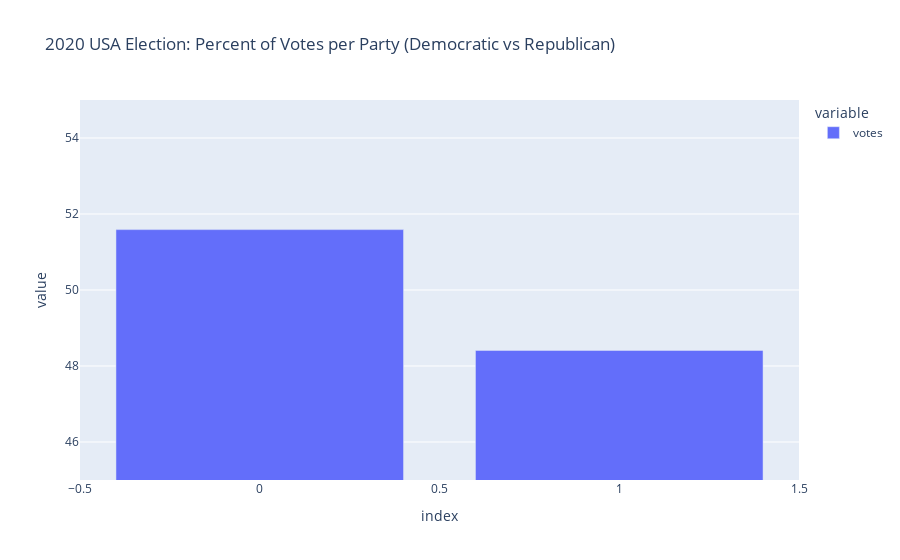

Write notebook code for a chart like this one.
### Code cell
fig4 = px.bar(vote_percentages_democratic_vs_republican_for_entire_country,title='2020 USA Election: Percent of Votes per Party (Democratic vs Republican)')
fig4.update_yaxes(range=[45, 55])
fig4.show()

### Figure 1 — Plotly figure (JSON) as saved in the notebook; plotly's stock layout.template omitted (floating-point values rounded to 4 significant figures)
{"data": [{"alignmentgroup": "True", "hovertemplate": "variable=votes<br>index=%{x}<br>value=%{y}<extra></extra>", "legendgroup": "votes", "marker": {"color": "#636efa"}, "name": "votes", "offsetgroup": "votes", "orientation": "v", "showlegend": true, "textposition": "auto", "type": "bar", "x": [0, 1], "xaxis": "x", "y": [51.59, 48.41], "yaxis": "y"}], "layout": {"barmode": "relative", "legend": {"title": {"text": "variable"}, "tracegroupgap": 0}, "title": {"text": "2020 USA Election: Percent of Votes per Party (Democratic vs Republican)"}, "xaxis": {"anchor": "y", "domain": [0.0, 1.0], "title": {"text": "index"}}, "yaxis": {"anchor": "x", "domain": [0.0, 1.0], "range": [45, 55], "title": {"text": "value"}}}}
